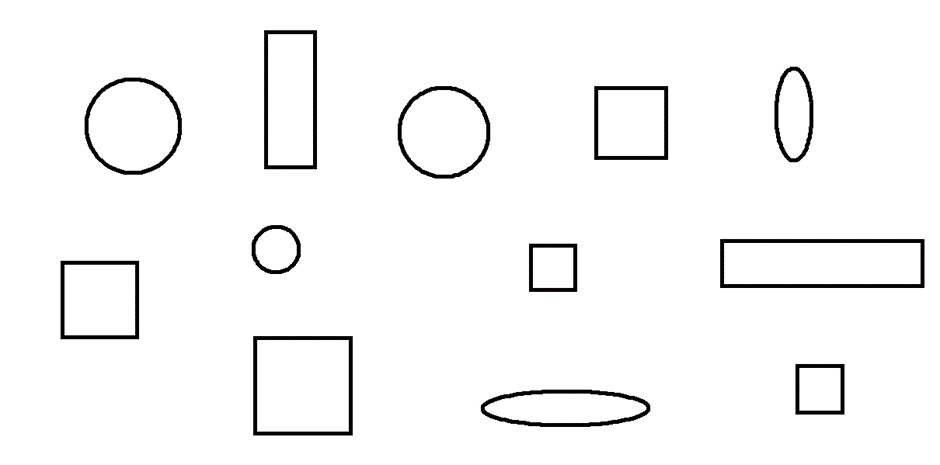
#> input picture LW6/img.png, 940 x 465 px
$ python lw6.py
#> lines starting #> are read from the running program, lines starting #| are printed output that depends on the picture; after the words box and inside, x2 and y2 are one past the last pixel; in counts of white or black regions, pixels touching at a corner belong together
import cv2.cv2 as cv2
import numpy as np
import math
img_path = "img.png"

BORDER_WIDTH = 10


straightRectColor = (0, 255, 0)


# preparation
img = cv2.imread(img_path, cv2.IMREAD_COLOR)
#> img is the input picture: shape (465, 940, 3); mean B, G, R 247, 247, 247
img_copy = cv2.copyMakeBorder(img, BORDER_WIDTH, BORDER_WIDTH, BORDER_WIDTH, BORDER_WIDTH, cv2.BORDER_CONSTANT, value=(255, 255, 255))
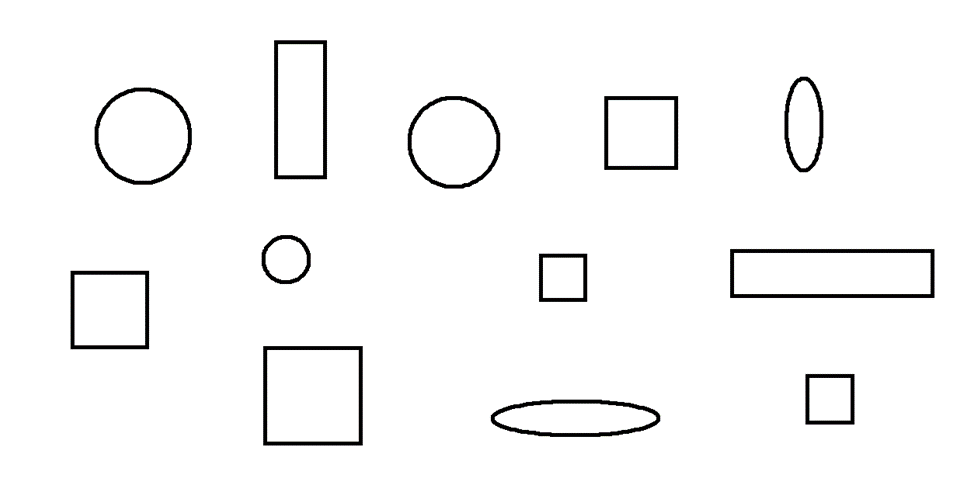
#> img_copy: shape (485, 960, 3); mean B, G, R 247.5, 247.5, 247.5
img_g = cv2.cvtColor(img_copy, cv2.COLOR_BGR2GRAY)
_, img_t = cv2.threshold(img_g, 140, 255, cv2.THRESH_BINARY_INV)
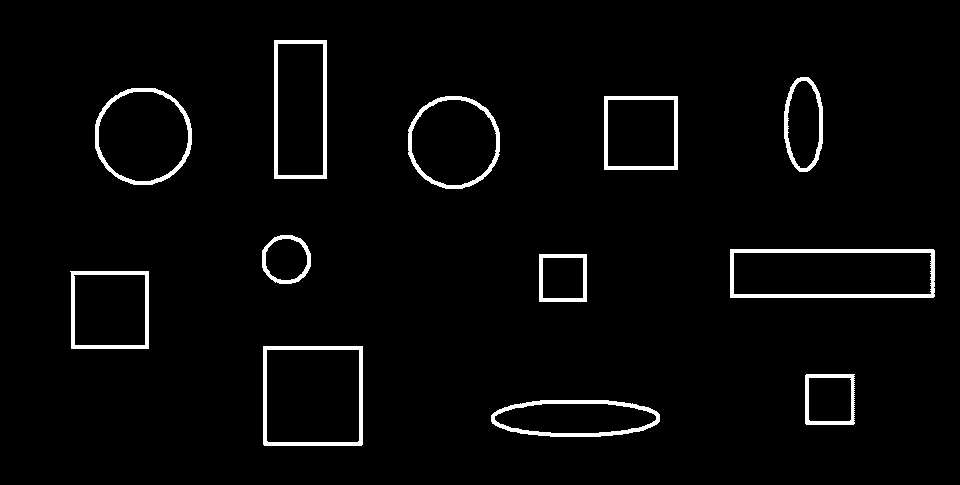
#> img_t: shape (485, 960); 3% white; 12 white regions, largest, box (x1, y1, x2, y2) and area: (730, 249, 935, 298) 1976, (263, 346, 363, 446) 1536, (274, 40, 327, 179) 1472
kernel = np.ones((3, 3), np.uint8)

img_open0 = cv2.morphologyEx(img_t, cv2.MORPH_CLOSE, kernel, iterations=3)
#> img_open0: shape (485, 960); 3% white; 12 white regions
# find all external contours
contours, hierarchy = cv2.findContours(img_open0, cv2.RETR_EXTERNAL, cv2.CHAIN_APPROX_TC89_L1)
#> contours = 12 contours; largest, box (x1, y1, x2, y2) and area: (263, 346, 363, 446) 9702, (730, 249, 935, 298) 9666, (95, 88, 192, 185) 7450, (274, 40, 327, 179) 7176, (408, 96, 500, 189) 6756
#RETR_CCOMP exterior/ interior contour
#RETR_LIST
#RETR_EXTERNAL
#RETR_TREE

print("contours", contours)
#> (printed output is left out)

_, img_open0 = cv2.threshold(img_open0, 140, 255, cv2.THRESH_BINARY_INV)
#> img_open0: shape (485, 960); 97% white; 12 black regions, largest, box (x1, y1, x2, y2) and area: (730, 249, 935, 298) 2007, (263, 346, 363, 446) 1536, (274, 40, 327, 179) 1472
# for each detected contours
img_open0 = cv2.cvtColor(img_open0, cv2.COLOR_GRAY2BGR)
cv2.imshow('First detected contour', img_open0)
cv2.waitKey(0)
font                   = cv2.FONT_HERSHEY_COMPLEX
fontScale              = 0.7
fontColor              = (120,50,60)
thickness              = 2
lineType               = 2

X = 20
Y = 20
print(range(len(contours)))
#| range(0, 12)
for contour_num in range(len(contours)):


    # Find number of points of detected contour
    end_points = cv2.approxPolyDP(contours[contour_num], 0.01 * cv2.arcLength(contours[contour_num], True),True) #close contour length


    # (Rejecting unwanted contours)
    if (cv2.contourArea(contours[contour_num])) > 1000:

        # Find first point of each shape
        point_x = end_points[0][0][0]
        point_y = end_points[0][0][1]


        # If a contour have three end points,triangle
        if len(contours[contour_num]) == 3:
            cv2.putText(img_open0, '1',
                        (point_x+X, point_y+Y),
                        font,
                        fontScale,
                        fontColor,
                        thickness,
                        lineType)

        # rectangle or square
        elif len(contours[contour_num]) == 4:
            x, y, w, h = cv2.boundingRect(end_points)
            # rectangle
            if (abs(w - h) > 3):
                cv2.putText(img_open0, '2',
                            (point_x+X, point_y+Y),
                            font,
                            fontScale,
                            fontColor,
                            thickness,
                            lineType)
            # square
            else:
                cv2.putText(img_open0, '4',
                            (point_x + X, point_y + Y),
                            font,
                            fontScale,
                            fontColor,
                            thickness,
                            lineType)

        # pentagon
        elif len(contours[contour_num]) == 5:
            cv2.putText(img_open0, '5',
                        (point_x+X, point_y+Y),
                        font,
                        fontScale,
                        fontColor,
                        thickness,
                        lineType)

        # circle or ellipse
        elif len(contours[contour_num]) > 5:
            x, y, w, h = cv2.boundingRect(end_points)
            # ellipse
            if(abs(w-h)>10):
                cv2.putText(img_open0, '3',
                            (point_x+X, point_y+Y),
                            font,
                            fontScale,
                            fontColor,
                            thickness,
                            lineType)
                cv2.line(img_open0,  (point_x, point_y
                                      ),  (point_x+w, point_y+h), (0, 100, 0), 2)
                cv2.line(img_open0, (point_x +w, point_y), (point_x, point_y + h), (0, 100, 0), 2)
            # circle
            else:
                cv2.putText(img_open0, '1',
                            (point_x + X, point_y + Y),
                            font,
                            fontScale,
                            fontColor,
                            thickness,
                            lineType)
#> this loop made 12 passes
#> (end_points, point_x, point_y, x, y, w, h) on passes 2, 3, 4, 5, 6, 8, 12: ([[805, 375], [806, 424], [854, 423], [854, 374]], 805, 375, 805, 374, 50, 51), ([[263, 346], [264, 445], [362, 444], [362, 346]], 263, 346, 263, 346, 100, 100), ([[70, 271], [71, 348], [148, 348], [148, 271]], 70, 271, 70, 271, 79, 78), ([[539, 254], [539, 301], [586, 301], [586, 254]], 539, 254, 539, 254, 48, 48), ([[730, 249], [730, 297], [934, 296], [933, 249]], 730, 249, 730, 249, 205, 49), ([[604, 96], [604, 169], [677, 169], [677, 96]], 604, 96, 604, 96, 74, 74), ([[274, 40], [274, 178], [326, 178], [326, 40]], 274, 40, 274, 40, 53, 139)
#> (point_x, point_y, x, y, w, h) on passes 1, 7, 9, 10, 11: (491, 415, 491, 400, 169, 37), (274, 237, 262, 235, 49, 49), (440, 97, 408, 96, 92, 93), (131, 88, 95, 88, 97, 97), (800, 77, 784, 77, 39, 95)
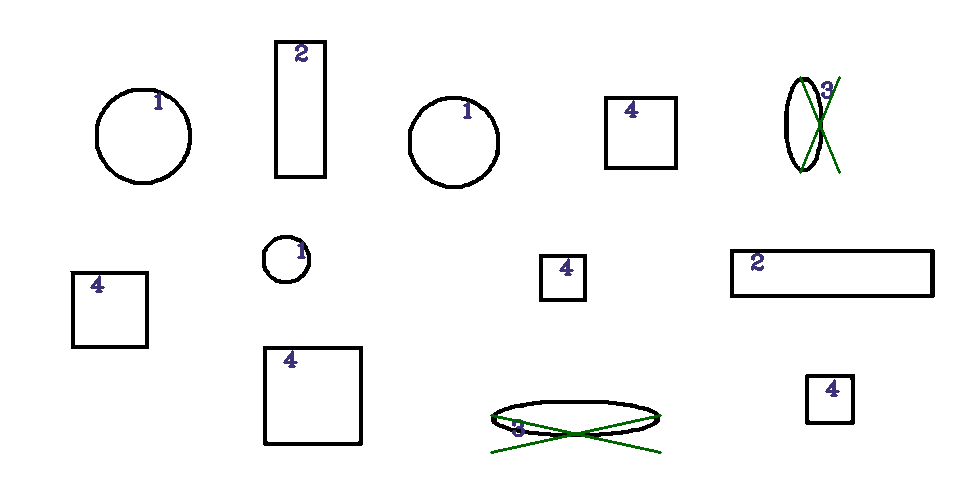
#> img_open0: shape (485, 960, 3); mean B, G, R 246.1, 246.2, 245.9

cv2.imshow('First detected contour',img_open0)
cv2.waitKey(0)
cv2.destroyAllWindows()
